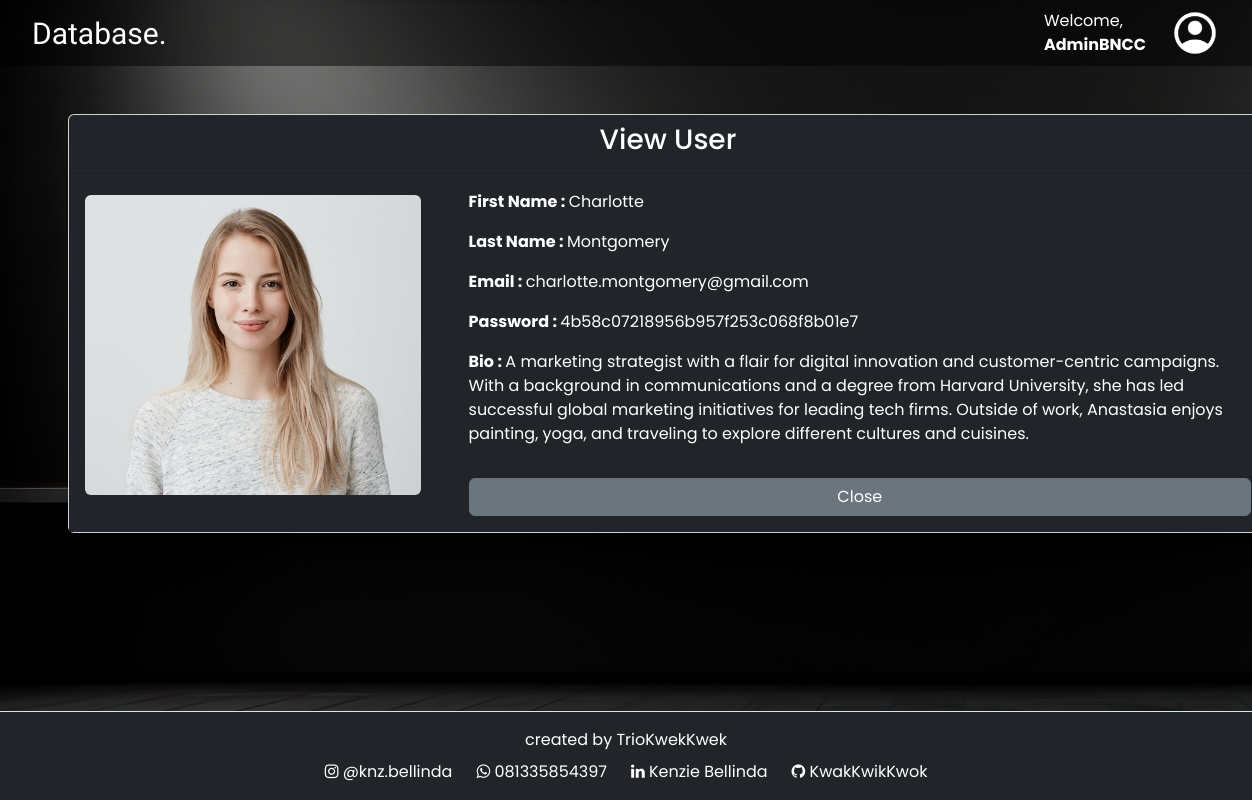
Page /SourceFile/View/ViewUser.php?id=4 (signed in) on the committed database.
### tables this page shows
CREATE TABLE `users` (
  `id` int(11) NOT NULL,
  `first_Name` varchar(250) NOT NULL,
  `last_name` varchar(250) NOT NULL,
  `email` varchar(250) NOT NULL,
  `pass` varchar(255) NOT NULL,
  `photo` varchar(250) NOT NULL,
  `bio` longtext NOT NULL
);

### SourceFile/Database/Dbh.php (called while the page is built)
<?php
class Dbh {
    private $host = 'localhost';
    private $username = 'root';
    private $password = '';
    private $dbName = 'midproject_bncc';
    private $pdo;
    protected function connect(){
        $dsn = "mysql:host={$this->host};dbname={$this->dbName}";
        try {
            $this->pdo = new PDO($dsn, $this->username, $this->password);
            $this->pdo->setAttribute(PDO::ATTR_DEFAULT_FETCH_MODE, PDO::FETCH_ASSOC);
        }
        catch(PDOException $e) {
            echo $e->getMessage();
            return null;
        }
        return $this->pdo;
    }
    protected function close() {
        $this->pdo = null;
    }
}

### SourceFile/Class/Users.php (called while the page is built, shortened)
<?php
require_once '../database/Dbh.php';
class Users extends Dbh {
    protected function getUser($id) {
        $sql = "SELECT * FROM users WHERE id = ?";
        $stmt = $this->connect()->prepare($sql);
        $stmt->execute([$id]);
        $results = $stmt->fetch();
        return $results;
    }
}

### SourceFile/Class/UserController.php (called while the page is built, shortened)
<?php
require_once 'Users.php';
class UserController extends Users {
    public function getOneUser($id) {
        $results = $this->getUser($id);
        return $results;
    }
}

### SourceFile/View/ViewUser.php (the view, shortened to what this page needs)
<?php
include 'NavbarAndBackground/Header.php';
require_once '../Class/UserController.php';
$uc = new UserController();
$user = $uc->getOneUser($_GET['id']);
?>
<?php include 'NavbarAndBackground/Navbar.php';?>
<main>
    <div class="container my-5">
        <div class="card mx-auto" style="width: 150vh;">
            <div class="card-header bg-dark text-white text-center">
                <h3>View User</h3>
            </div>
            <div class="card-body bg-dark text-white d-flex align-items-center">
                <div class="image-preview-container me-5">
                    <img id="imagePreview" src="<?= !empty($user['photo']) ? '../Storage/' . $user['photo'] : 'https://via.placeholder.com/180x150'; ?>" alt="Profile Image" class="img-fluid rounded mb-3" style="width: 500px; height: 300px; object-fit: cover;">
                </div>
                <div class="w-100">
                    <p><strong>First Name   : </strong><?= $user['first_Name']?> </p>
                    <p><strong>Last Name    : </strong><?= $user['last_name']?> </p>
                    <p><strong>Email        : </strong><?= $user['email']?> </p>
                    <p><strong>Password     : </strong><?= $user['pass']?> </p>
                    <p><strong>Bio          : </strong><?= !empty($user['bio']) ? $user['bio'] : '-' ?> </p>
                    <div class="text-center">
                        <a type="button" class="btn btn-secondary w-100 mt-3" href="Dashboard.php">Close</a>
                    </div>
                </div>
            </div>
        </div>
    </div>
</main>
<?php include 'NavbarAndBackground/Footer.php'?>

### SourceFile/View/NavbarAndBackground/CSS/Navbar.css (style rules this page uses)
body { background: url("/MidProject/Assets/background.jpg"); background-size: cover; background-repeat: no-repeat; background-attachment: fixed; margin: 0; padding: 0; font-family: "poppins"; }

### rows in the picture
users: photo (picture), first_Name "Charlotte", last_name "Montgomery", email "charlotte.montgomery@gmail.com", pass "4b58c07218956b957f253c068f8b01e7", bio "A marketing strategist with a flair for digital innovation and customer-centric campaigns. With a background in communications and a degree from Harvard University, she has led successful global marketing initiatives for leading tech firms. Outside of work, Anastasia enjoys painting, yoga, and traveling to explore different cultures and cuisines."
